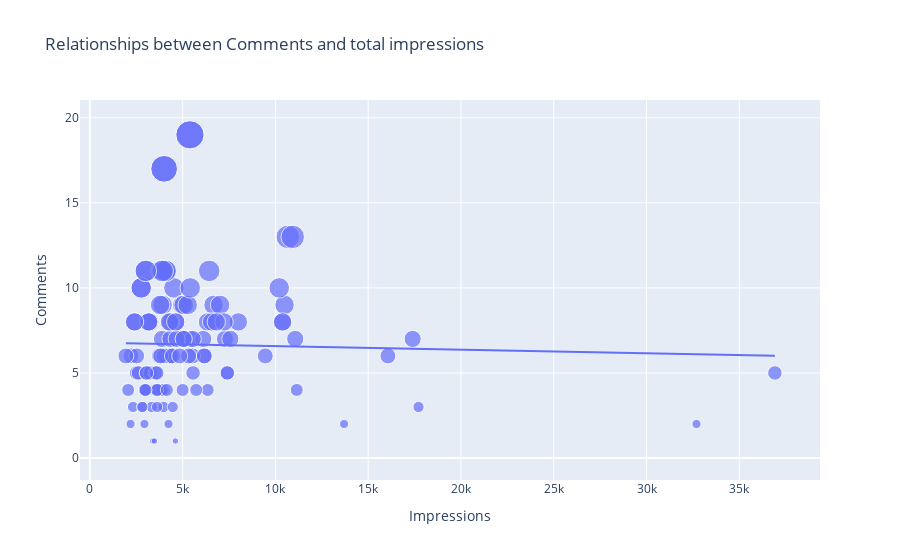

The notebook cell this image was saved under:
### Code cell
figure = px.scatter(data_frame=data, x="Impressions", y="Comments", 
                    size="Comments", trendline="ols", title="Relationships between Comments and total impressions")
figure.show()
